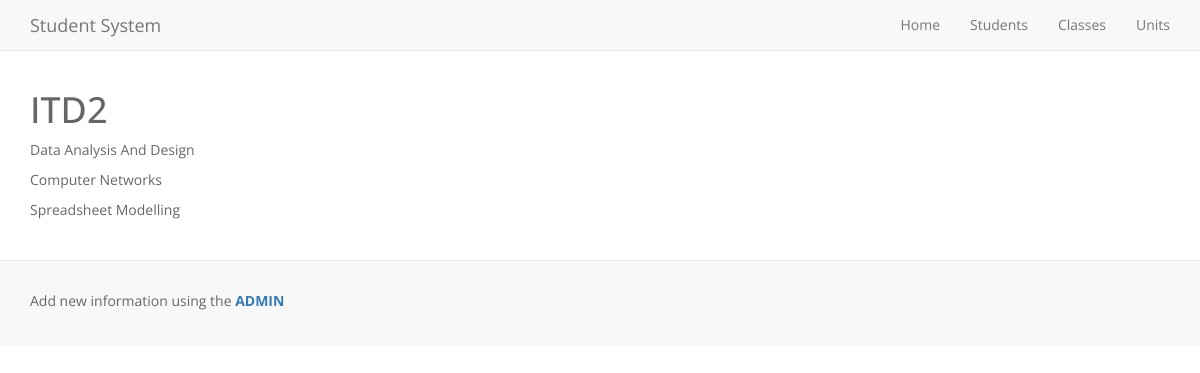
Screenshot of /SIS/classes/3/overview with the database file from the repository.
### Student_information_system/models.py (models this page shows, shortened)
class tblClasses(models.Model):
    id_classes = models.AutoField(primary_key=True, verbose_name="Class ID")
    class_code = models.CharField("Class Code", max_length=50)
    id_foreign_unit_1 = models.ForeignKey(tblUnits,
                                        verbose_name="Unit 1", related_name='Unit_1',
                                        null=True, blank=True)
    id_foreign_unit_2 = models.ForeignKey(tblUnits,
                                        verbose_name="Unit 2", related_name='Unit_2',
                                        null=True, blank=True)
    id_foreign_unit_3 = models.ForeignKey(tblUnits,
                                        verbose_name="Unit 3", related_name='Unit_3',
                                        null=True, blank=True)
    class Meta:
        verbose_name = ("Class")
        verbose_name_plural = ("Classes")

class tblUnits(models.Model):
    id_units = models.AutoField(primary_key=True)
    name_unit = models.CharField("Unit Name", max_length=200)
    description = models.TextField("Description", max_length=300, null=True,
                                    blank=False, default="None")
    class Meta:
        verbose_name = ("Unit")
        verbose_name_plural = ("Units")
    def __str__(self):
        return self.name_unit

### Student_information_system/views.py (the view)
# urls.py: url(r'^classes/(?P<class_id>[0-9]+)/overview$', views.classes, name='classes'),
def classes(request, class_id):
    class_id = get_object_or_404(tblClasses, pk=class_id)
    context = {
        'class': class_id,
    }
    return render(request, 'SIS/classView.html', context)

### Student_information_system/templates/SIS/classView.html
{% extends "SIS/base.html" %}
{% block content %}
    <h1>{{ class.class_code }}</h1>
    <p>{{ class.id_foreign_unit_1 }}</p>
    <p>{{ class.id_foreign_unit_2 }}</p>
    <p>{{ class.id_foreign_unit_3 }}</p>
{% endblock %}

### static/css/style.css (style rules this page uses)
body { font-family: 'Open Sans', sans-serif; color: #666666; padding-top:70px; }

### rows the page displays
tblClasses: class_code "ITD2", id_foreign_unit_1 "Data Analysis And Design", id_foreign_unit_2 "Computer Networks", id_foreign_unit_3 "Spreadsheet Modelling"
